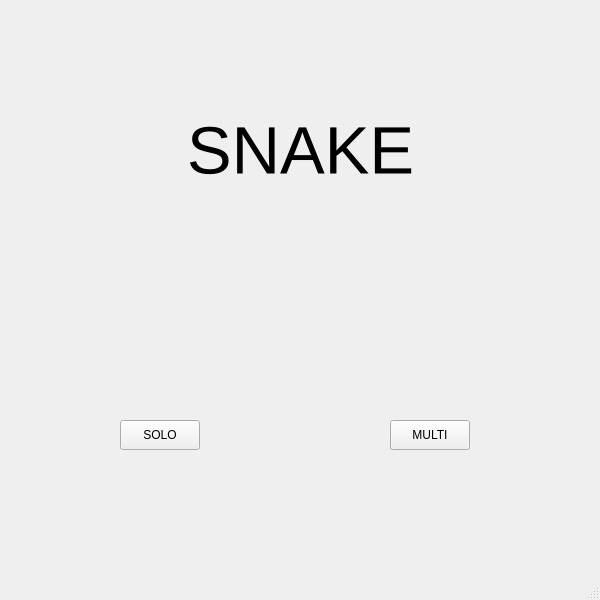
<?xml version="1.0" encoding="UTF-8"?>
<ui version="4.0">
 <class>MenuWindow</class>
 <widget class="QMainWindow" name="MenuWindow">
  <property name="geometry">
   <rect>
    <x>0</x>
    <y>0</y>
    <width>600</width>
    <height>600</height>
   </rect>
  </property>
  <property name="windowTitle">
   <string>Snake</string>
  </property>
  <widget class="QWidget" name="centralwidget">
   <widget class="QPushButton" name="btMulti">
    <property name="geometry">
     <rect>
      <x>390</x>
      <y>420</y>
      <width>80</width>
      <height>30</height>
     </rect>
    </property>
    <property name="text">
     <string>MULTI</string>
    </property>
   </widget>
   <widget class="QPushButton" name="btSolo">
    <property name="geometry">
     <rect>
      <x>120</x>
      <y>420</y>
      <width>80</width>
      <height>30</height>
     </rect>
    </property>
    <property name="text">
     <string>SOLO</string>
    </property>
   </widget>
   <widget class="QLabel" name="game_title">
    <property name="geometry">
     <rect>
      <x>0</x>
      <y>110</y>
      <width>601</width>
      <height>81</height>
     </rect>
    </property>
    <property name="font">
     <font>
      <pointsize>50</pointsize>
     </font>
    </property>
    <property name="text">
     <string notr="true">SNAKE</string>
    </property>
    <property name="alignment">
     <set>Qt::AlignCenter</set>
    </property>
   </widget>
  </widget>
  <widget class="QStatusBar" name="statusbar"/>
 </widget>
 <resources/>
 <connections/>
</ui>
